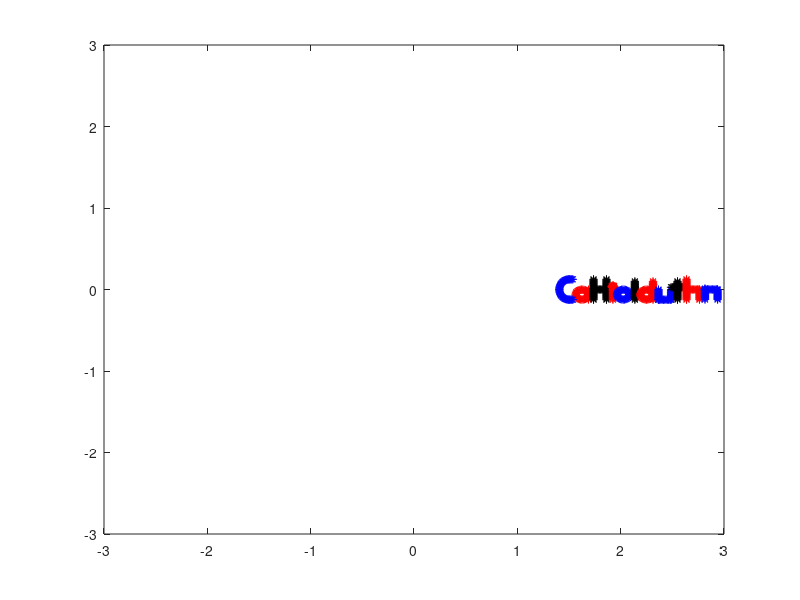

Here is the MATLAB script that generated this plot:
function test_Letters()

xCenter=-1.5;
yCenter=0;
len=0.25;
ds=0.0125;

[xa,ya] = give_Me_The_Letter_Please(ds,len,'a',xCenter-0.125,yCenter);
[xC,yC] = give_Me_The_Letter_Please(ds,len,'C',xCenter,yCenter);
[xH,yH] = give_Me_The_Letter_Please(ds,len,'H',xCenter-0.3,yCenter);
[xi,yi] = give_Me_The_Letter_Please(ds,len,'i',xCenter-0.425,yCenter);
[xo,yo] = give_Me_The_Letter_Please(ds,len,'o',xCenter-0.525,yCenter);
[xl,yl] = give_Me_The_Letter_Please(ds,len,'l',xCenter-0.7,yCenter);
[xd,yd] = give_Me_The_Letter_Please(ds,len,'d',xCenter-0.75,yCenter);
[xu,yu] = give_Me_The_Letter_Please(ds,len,'u',xCenter-0.925,yCenter);
[xt,yt] = give_Me_The_Letter_Please(ds,len,'t',xCenter-1.05,yCenter);
[xh,yh] = give_Me_The_Letter_Please(ds,len,'h',xCenter-1.2,yCenter);
[xn,yn] = give_Me_The_Letter_Please(ds,len,'n',xCenter-1.375,yCenter);
[xr,yr] = give_Me_The_Letter_Please(ds,len,'r',xCenter-1.575,yCenter);
[xg,yg] = give_Me_The_Letter_Please(ds,len,'g',xCenter-1.775,yCenter);
[xe,ye] = give_Me_The_Letter_Please(ds,len,'e',xCenter-1.985,yCenter);
[xm,ym] = give_Me_The_Letter_Please(ds,len,'m',xCenter-2.25,yCenter);



plot(xa,ya,'r*'); hold on;
plot(xC,yC,'b*'); hold on;
plot(xH,yH,'k*'); hold on;
plot(xi,yi,'r*'); hold on;
plot(xo,yo,'b*'); hold on;
plot(xl,yl,'k*'); hold on;
plot(xd,yd,'r*'); hold on;
plot(xu,yu,'b*'); hold on;
plot(xt,yt,'k*'); hold on;
plot(xh,yh,'r*'); hold on;
plot(xn,yn,'b*'); hold on;
plot(xr,yr,'k*'); hold on;
plot(xg,yg,'r*'); hold on;
plot(xe,ye,'b*'); hold on;
plot(xm,ym,'k*'); hold on;

axis([-3 3 -3 3]);
%%%%%%%%%%%%%%%%%%%%%%%%%%%%%%%%%%%%%%%%%%%%%%%%%%%%%%%%%%%%%%%%%%%%%%%%%
%
% FUNCTION: give me the letter!
%
%%%%%%%%%%%%%%%%%%%%%%%%%%%%%%%%%%%%%%%%%%%%%%%%%%%%%%%%%%%%%%%%%%%%%%%%%

function [x,y] = give_Me_The_Letter_Please(ds,len,letter,xC,yC)

if strcmp(letter,'a')
    r = len/4.1;
    dt = ds/r;
    theta = 0:dt:2*pi;
    for i=1:length(theta)
       xA(i) = r*cos(theta(i)) - xC;
       yA(i) = r*sin(theta(i)) - yC - len/4;
    end
    
    yLine = [-r:ds:r r]; yLine = yLine - yC - len/4;
    xLine = r*ones(1,length(yLine)) - (xC-ds/6);
    
    x = [xA xLine];
    y = [yA yLine];

elseif strcmp(letter,'C')
    
    r = len/2;
        dt = ds/r;
    theta = pi/2:dt:pi-0.25*dt;
    theta = [theta pi -theta];
    for i=1:length(theta)
       x(i) = 3*r/4*cos(theta(i)) - xC;
       y(i) = r*sin(theta(i)) - yC;
    end
    
    xTB = 0:3*ds/4:len/6;
    xTB = xTB - xC;
    yT = r*ones(1,length(xTB))-yC;
    yB = -r*ones(1,length(xTB))-yC;
    x = [xTB x xTB];
    y = [yT y yB];
    
elseif strcmp(letter,'d')
    
    r = len/4.1;
    dt = ds/r;
    theta = 0:dt:2*pi;
    for i=1:length(theta)
       xA(i) = r*cos(theta(i)) - xC;
       yA(i) = r*sin(theta(i)) - yC - len/4;
    end
    
    yLine = [-len/2:ds:len/2.25 r]; yLine = yLine - yC;
    xLine = r*ones(1,length(yLine)) - (xC-ds/6);
    
    x = [xA xLine];
    y = [yA yLine];
    
 elseif strcmp(letter,'e')
        
    r = len/4.1;
    yV = [-r:ds:r r]; 
    xH = yV - xC;
    yH = zeros(1,length(xH)) - yC;
    yH2 = yH - len/4;
    yH3 = yH - len/2;
    
    yV = yV - yC - len/4;
    xV = r*ones(1,length(yV));
    
    yV3 = 0:-ds:-len/4;
    yV3 = yV3 - yC;
    xV3 = r*ones(1,length(yV3));
        
    x = [-xV-(xC-ds/6) xH xV3-(xC-ds/6) xH xH];
    y = [yV yH yV3 yH2 yH3];
           
    
elseif strcmp(letter,'g')
    
    r = len/4.1;
    dt = ds/r;
    theta = 0:dt:2*pi;
    for i=1:length(theta)
       xA(i) = r*cos(theta(i)) - xC;
       yA(i) = r*sin(theta(i)) - yC - len/4;
    end
    
    yLine = [-len/2:ds:len/2.25 r]; yLine = yLine - yC - len/3;
    xLine = r*ones(1,length(yLine)) - (xC-ds/6);
    
    yV = [-r:ds:r r]; 
    xH = yV - xC;
    yH = zeros(1,length(xH)) - yC - 0.85*len;
    
    x = [xA xLine xH];
    y = [yA yLine yH];
    
elseif strcmp(letter,'h')

   yLine = -len/2:ds:0-ds/4;
   yLine = [yLine 0 -yLine];
   yLine1 = yLine - yC;
   xLine1 = 1/2*len/2*ones(1,length(yLine1));
   
   yLine2 = -len/2:ds:0-ds/4;
   yLine2 = [yLine2 0];
   yLine2 = yLine2 - yC;
   xLine2 = 1/2*len/2*ones(1,length(yLine2));
   
   xH = (-1/2*len/2+ds/2:ds:1/2*len/2-ds/4);
   xH = xH - xC;
   yH = zeros(1,length(xH)) - yC;
   
   x = [-xLine1-xC xH xLine2-xC];
   y = [yLine1 yH yLine2];    
   
elseif strcmp(letter,'H')
   yLine = -len/2:ds:0-ds/4;
   yLine = [yLine 0 -yLine];
   yLine = yLine - yC;
   xLine = 1/2*len/2*ones(1,length(yLine));
   xH = (-1/2*len/2+ds/2:ds:1/2*len/2-ds/4);
   xH = xH - xC;
   yH = zeros(1,length(xH)) - yC;
   
   x = [-xLine-xC xH xLine-xC];
   y = [yLine yH yLine];
   
elseif strcmp(letter,'i')
    
   yLine = -len/2:ds:0-ds/4;
   yLine = yLine - yC;
   xLine = zeros(1,length(yLine)) - xC; 
   
    r = len/21;
    dt = ds/(2*r);
    theta = 0:dt:2*pi;
    for i=1:length(theta)
       xDot(i) = r*cos(theta(i)) - xC;
       yDot(i) = r*sin(theta(i)) - yC + len/7;
    end
    
    x = [xLine xDot];
    y = [yLine yDot];
 
elseif strcmp(letter,'l')
    
   yLine = -len/2:ds:len/2.25;
   yLine = yLine - yC;
   xLine = 1/2*len/2*ones(1,length(yLine));

   x = -xLine-xC;
   y = yLine;

elseif strcmp(letter,'m')
        
    r = len/2;
    xH = -r:ds:r;  xH = xH - xC;
    yH = zeros(1,length(xH)) - yC;
    yV = 0:-ds:-len/2; yV = yV - yC;
    xV = -r*ones(1,length(yV)) - xC;
    xV2 = zeros(1,length(yV)) - xC;
    xV3 = r*ones(1,length(yV)) - xC;
    
    yVS = 0:ds:len/12;
    yVS = yVS - yC;
    xVS = -r*ones(1,length(yVS)) - xC;
        
    x = [xVS xH xV xV2 xV3];
    y = [yVS yH yV yV yV];
    
elseif strcmp(letter,'n')
        
    r = len/4.1;
    yV = [-r:ds:r r]; 
    xH = yV - xC;
    yH = zeros(1,length(xH)) - yC;
    
    yV = yV - yC - len/4;
    xV = r*ones(1,length(yV));
    
    yV2 = 0:ds:len/12;
    yV2 = yV2 - yC;
    xV2 = r*ones(1,length(yV2));
        
    x = [-xV-(xC-ds/6) -xV2-(xC-ds/6) xH xV-(xC-ds/6)];
    y = [yV yV2 yH yV];
    
   
elseif strcmp(letter,'o')
       
    r = len/4.1;
    dt = ds/r;
    theta = 0:dt:2*pi;
    for i=1:length(theta)
       x(i) = r*cos(theta(i)) - xC;
       y(i) = r*sin(theta(i)) - yC - len/4;
    end
    
 elseif strcmp(letter,'r')
        
    r = len/4.1;
    yV = [-r:ds:r r]; 
    xH = yV - xC;
    yH = zeros(1,length(xH)) - yC;
    
    yV = yV - yC - len/4;
    xV = r*ones(1,length(yV));
    
    yV2 = 0:ds:len/12;
    yV2 = yV2 - yC;
    xV2 = r*ones(1,length(yV2));
    
    yV3 = 0:-ds:-len/10;
    yV3 = yV3 - yC;
    xV3 = r*ones(1,length(yV3));
        
    x = [-xV-(xC-ds/6) -xV2-(xC-ds/6) xH xV3-(xC-ds/6)];
    y = [yV yV2 yH yV3];
       
    
elseif strcmp(letter,'t')
    
   yLine = -len/2:ds:len/2.25;
   yLine = yLine - yC;
   xLine = zeros(1,length(yLine));

   xH = -len/4:ds:len/4;
   xH = xH-xC;
   yH = zeros(1,length(xH)) - yC + len/9;
   
   x = [xLine-xC xH];
   y = [yLine yH];
   
    
elseif strcmp(letter,'u')
        
    r = len/4.1;
    yV = [-r:ds:r r]; 
    xH = yV - xC;
    yH = zeros(1,length(xH)) - yC - len/2;
    
    yV = yV - yC - len/4;
    xV = r*ones(1,length(yV));
    
    x = [-xV-(xC-ds/6) xH xV-(xC-ds/6)];
    y = [yV yH yV];
    
end
